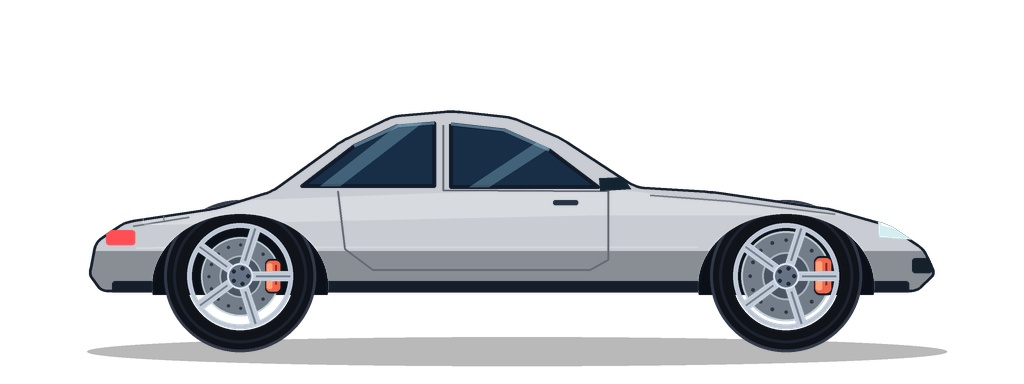
#> input picture art/vehicles/coupe/qa/on-white.jpg, 1024 x 384 px, found by its file name
$ python create_review_sheets.py
#> lines starting #> are read from the running program, lines starting #| are printed output that depends on the picture
"""Assemble QA evidence into contact sheets for actual visual inspection."""
from pathlib import Path
from PIL import Image, ImageDraw, ImageOps
import hashlib
import json

ROOT = Path(__file__).resolve().parents[1]
for kind in ("hatch", "coupe", "muscle", "pickup"):
    package = ROOT / "art/vehicles" / kind
    qa = package / "qa"
    sheet = Image.new("RGB", (1500, 1540), "#223048")
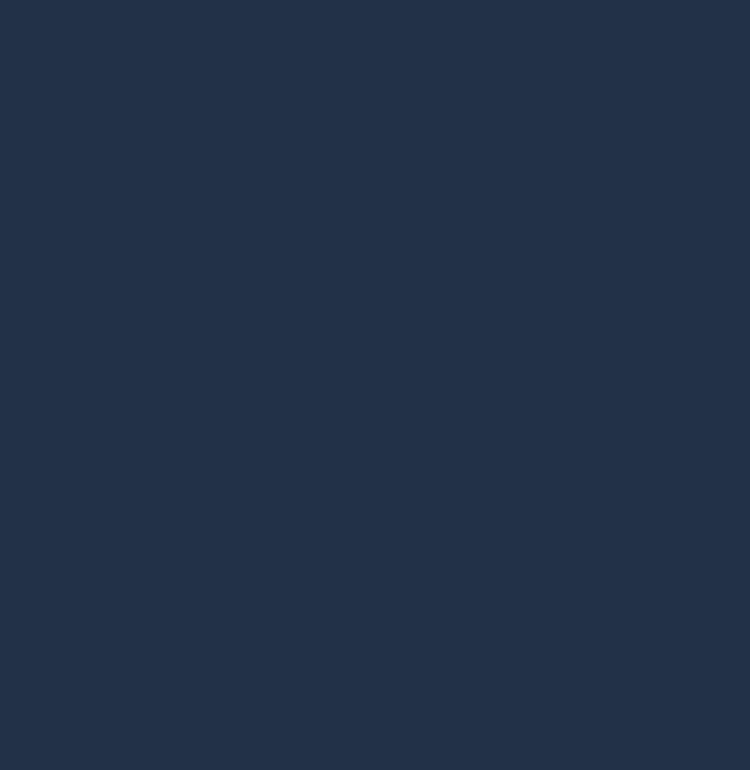
#> sheet: PIL image 1500x1540 RGB (shown at 1/2 size); mean R, G, B 34, 48, 72
    d = ImageDraw.Draw(sheet)
    d.text((20, 15), kind.upper() + " / revision 2 / visual review evidence", fill="white")
    # Complete assembled car, alpha backgrounds, recolor, paint/glass/trim isolation.
    for i, filename in enumerate(("on-white.jpg", "on-black.jpg", "checkerboard.jpg", "recolor-check.jpg",
                                   "layer-body-paint.jpg", "wheels-hidden.png", "layer-body-glass.jpg", "layer-body-trim.jpg")):
        x, y = 15 + (i % 2) * 740, 45 + (i // 2) * 210
        d.text((x, y), filename, fill="white")
        im = Image.open(qa / filename).convert("RGB")
#> im is the input picture: PIL image 1024x384 RGB; mean R, G, B 214.3, 215.9, 218.6
        im = ImageOps.contain(im, (710, 180))
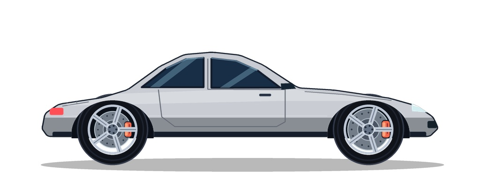
#> im: PIL image 480x180 RGB; mean R, G, B 214.3, 215.9, 218.6
        sheet.paste(im, (x, y + 18))
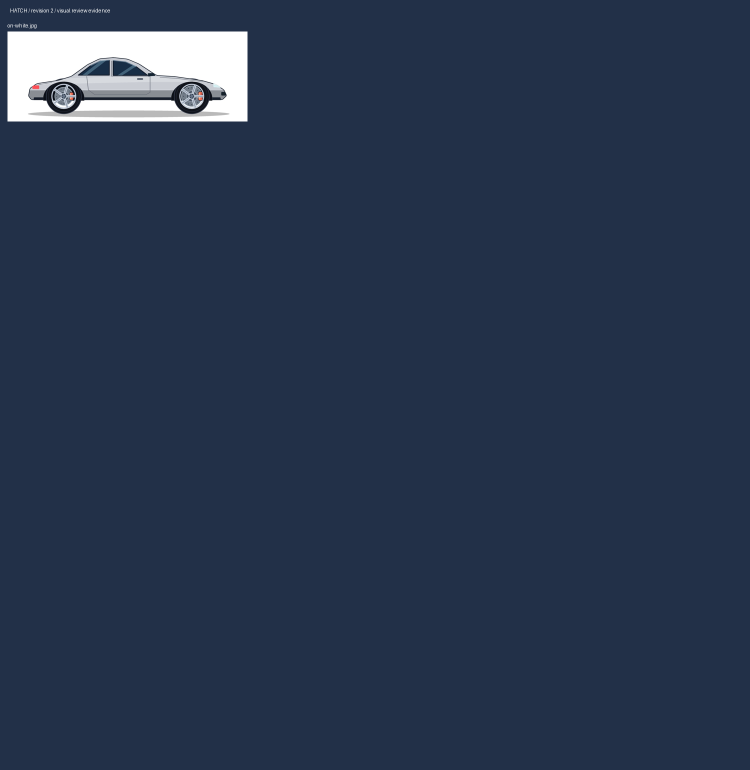
#> sheet: PIL image 1500x1540 RGB (shown at 1/2 size); mean R, G, B 40.8, 54.3, 77.5
#> (the run stopped early here; a loop or call above may not have finished)
